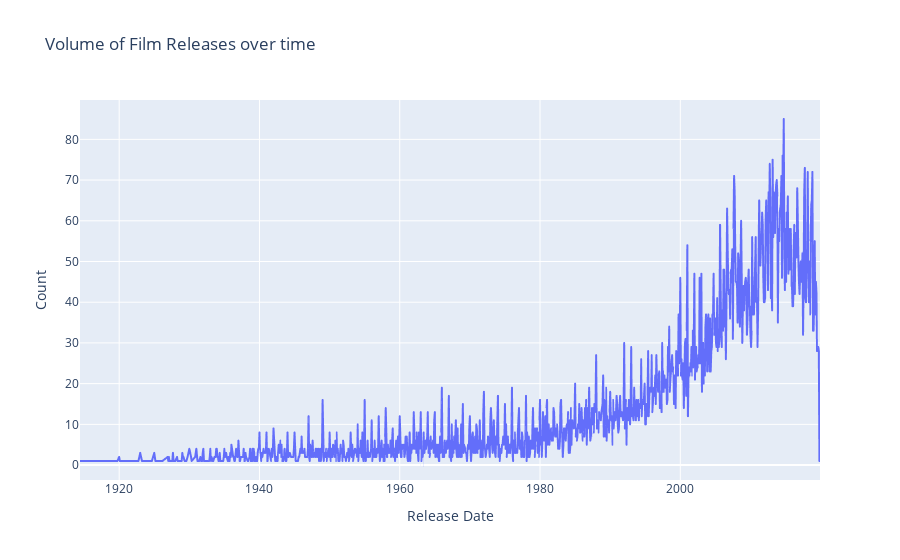

Here is the notebook cell this chart was saved with:
### Markdown cell above
***3. Explore new film releases over time. How has the volume of releases by month trended over time? What year/month were the most new films released?***

### Code cell
def explore_film_releases(data):
    dff = data.copy();
    
    dff["in_theaters_date"] = pd.to_datetime(dff["in_theaters_date"], format='%Y-%m-%d');
    dff["release_date"] = dff["in_theaters_date"].dt.to_period("M");
    dff_agg = pd.DataFrame({
        "Release Date":dff["release_date"].value_counts().index.tolist(),
        "Count":dff["release_date"].value_counts().values.tolist()
    });
    dff_agg = dff_agg.sort_values(by=["Release Date"], ascending=True);

    dff_agg["Release Date"] = dff_agg["Release Date"].astype(str);
    fig = px.line(dff_agg, x="Release Date", y="Count", title="Volume of Film Releases over time");
    print(f'The most films were release in the following month & year: {dff_agg.sort_values(by=["Count"], ascending=False).loc[0, "Release Date"]}');
    print(f'Number of films released: {dff_agg.sort_values(by=["Count"], ascending=False).loc[0, "Count"]}');
    fig.show();

explore_film_releases(df)

### Figure 1 — Plotly figure (JSON) as saved in the notebook; plotly's stock layout.template omitted (floating-point values rounded to 4 significant figures; data arrays with more than 128 entries replaced by an {"elided": "..."} marker saying what was removed)
{"data": [{"hovertemplate": "Release Date=%{x}<br>Count=%{y}<extra></extra>", "legendgroup": "", "line": {"color": "#636efa", "dash": "solid"}, "marker": {"symbol": "circle"}, "mode": "lines", "name": "", "showlegend": false, "type": "scattergl", "x": {"elided": "1073 str values"}, "xaxis": "x", "y": {"elided": "1073 int values"}, "yaxis": "y"}], "layout": {"legend": {"tracegroupgap": 0}, "title": {"text": "Volume of Film Releases over time"}, "xaxis": {"anchor": "y", "domain": [0, 1], "title": {"text": "Release Date"}}, "yaxis": {"anchor": "x", "domain": [0, 1], "title": {"text": "Count"}}}}
